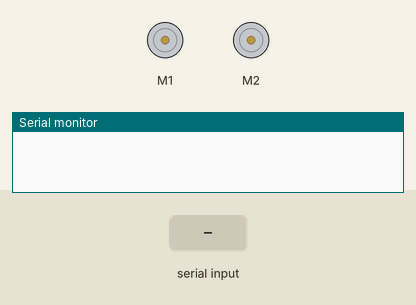
This sketch was run on a simulated Arduino Uno, built with avr-gcc and run on an emulated ATmega328P. On the bench: 2 × DC motor (green arrow = forward, orange = backward, longer = faster), the last lines printed to the serial monitor. The test bench sets the inputs (shaded band).

Above: at 1.2 s.
1.3 s: "1" received over the second serial link
2.8 s: "0" received over the second serial link
At 3.1 s:
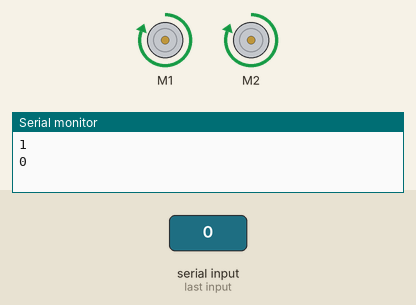
4.3 s: "2" received over the second serial link
At 5.4 s:
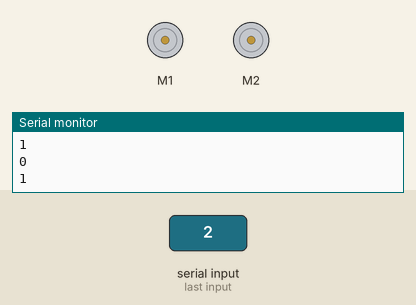
Timing chart, 0 to 7.3 s (numbered marks = the images above; inputs shaded):
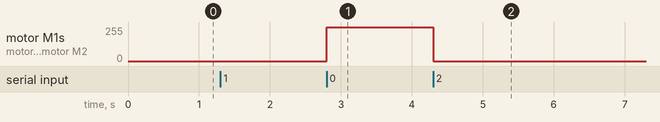

The sketch:

bluetooth.ino
```cpp
#include <AFMotor.h>
#include <SoftwareSerial.h>

SoftwareSerial BTS(9, 10); // RX, TX

bool moving = false;

AF_DCMotor motor1(1, MOTOR12_1KHZ);
AF_DCMotor motor2(2, MOTOR12_1KHZ);

void setup()
{
    BTS.begin(9600);
    Serial.begin(9600);
}

void loop()
{
    if (BTS.available())
    {
        moving = !moving;
        Serial.println(moving);
        BTS.read(); // dump data

        if (moving)
        {
            stop();
        }
        else
        {
            move();
        }
    }
}

void move()
{
    motor1.setSpeed(255); // Define maximum velocity
    motor1.run(FORWARD);  // rotate the motor clockwise
    motor2.setSpeed(255); // Define maximum velocity
    motor2.run(FORWARD);  // rotate the motor clockwise
}

void stop()
{
    motor1.setSpeed(0);  // Define minimum velocity
    motor1.run(RELEASE); // stop the motor when release the button
    motor2.setSpeed(0);  // Define minimum velocity
    motor2.run(RELEASE); // rotate the motor clockwise
}
```

Measured:
- after the input at 2.8 s, motor M1, motor M2: stopped → forward 255/255 at once
- after the input at 4.3 s, motor M1, motor M2: forward 255/255 → stopped at once
